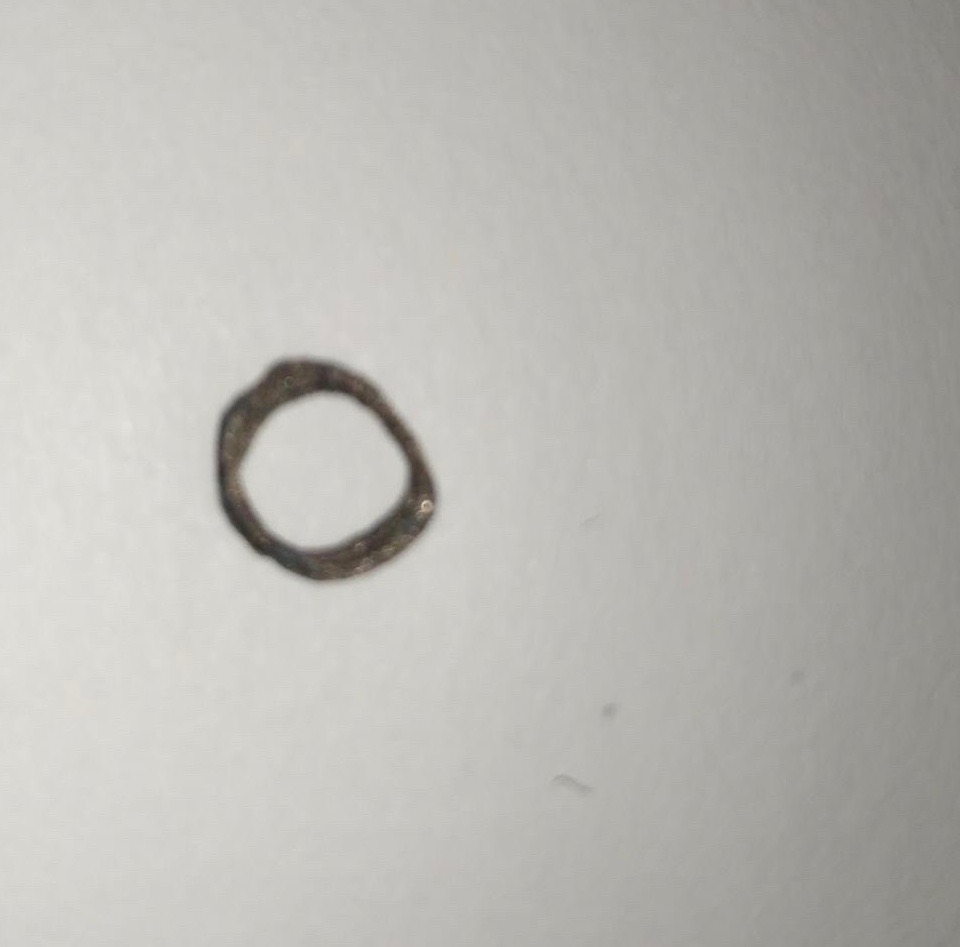
#> input picture digit_0_2.jpg, 960 x 947 px
$ python digit_classifier.py digit_0_2.jpg   (older library calls are emulated)
#> lines starting #> are read from the running program, lines starting #| are printed output that depends on the picture
from PIL import Image as PImage
import PIL.ImageOps
import numpy as np
import sys
import seaborn as sns
import matplotlib.pyplot as plt
import pickle


#This python script attempts to classify hand-written digits in photos. The classification is done using
#a SVM (Support Vector Machine) which was trained on the MNIST database training set and uses a polynomial
#kernel of order 3. An accuracy of ~97% was achieved on the MNIST test set.

#The key for this classifier to work is to pre-process the image of the digit to make it look as similar
#to the MNIST digits. The MNIST digits are contained in a 20x20 pixel grid and the whole image is 28x28 pixels.
#Furthermore, the digits in the MNIST database have their centre of mass in the middle of the image. They have
#also been filtered to remove background and noise, and has also been normalised.

#This script loads a pre-trained SVM model (trained using sklearn for minimum implementation), and focuses on
#the feature engineering. A high-level description of the script is as follows:
    #-Convert image to grayscale, normalise, and separate digit from background
    #-Find the digit and crop it out as a square
    #-Calculate mass centre and move it accordingly to get mass centre in middle of image
    #-Change the resolution and padd with (white) background
    #-Classify the digit

#Current limitations:
    #-Only one digit can be visible in image
    #-Static filtering of background

#Tips for higher accuracy on your own hand-written digits:
    #-Have only one digit visible
    #-Write the digit on a blank paper and avoid other dark things in the same image
    #-Use a dark pen and draw a fat digit (the higher contrast vs. background, the better)
    #-An up-close photo of the digit is a good thing, especially if the camera/image resolution to be
        #processed by this script is low.
    #-Try to avoid out-of focus, since that lowers the contrast and the sharpness of the digit's edges

#USAGE: Due to the rather large ML-model size (~50 MB), the training is done on
#your computer, requiring it to download the MNIST database. If your run the
#setup script, the database will be removed after the setup.
#From terminal, navigate to the folder with setup.sh and run "./setup.sh"
#Once the setup is completed, you can run the classifier as:
#"python3 digit_classifier.py /path/to/file.jpg"

path = sys.argv[1] #Path to image
#path = "/Users/johanneskoch/Downloads/digit_8 2.jpg"


img = PImage.open(path)
#> img is the input picture: PIL image 960x947 RGB; mean R, G, B 186, 184.9, 180.3
img = PIL.ImageOps.invert(img) #Invert image to make it similar to MNIST digits when greyscale
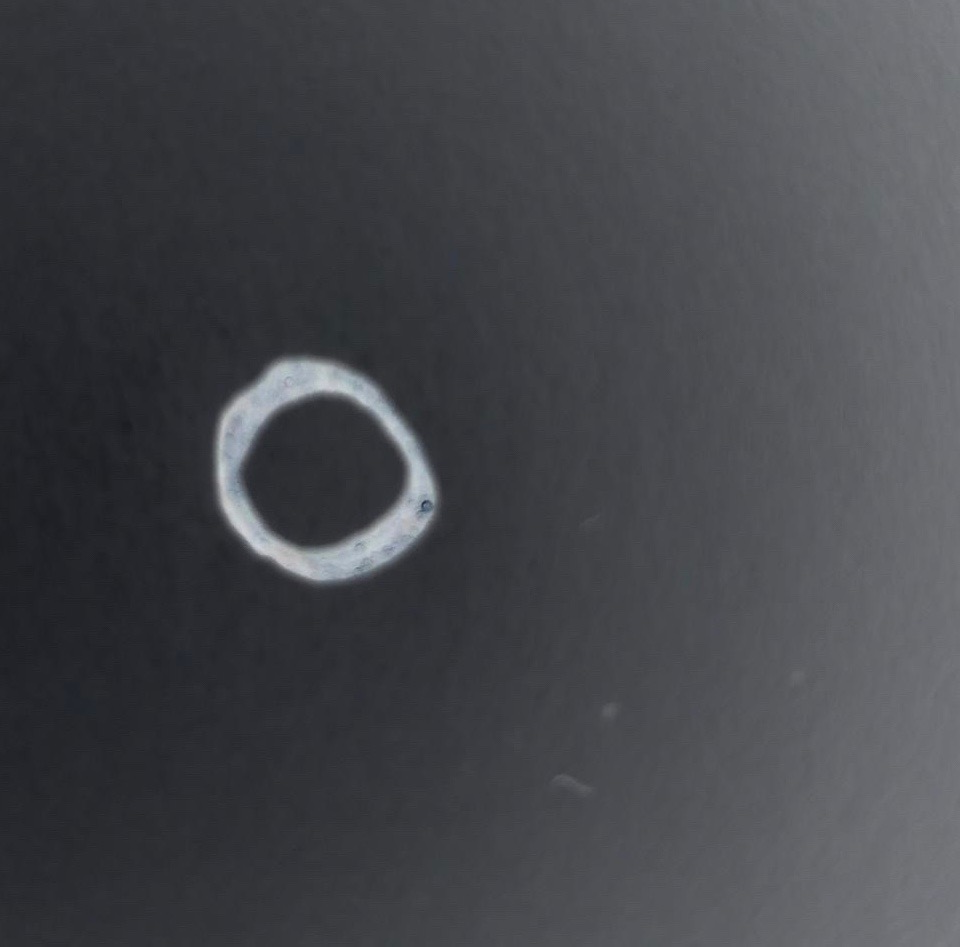
#> img: PIL image 960x947 RGB; mean R, G, B 69, 70.1, 74.7
img = img.convert('LA') #convert to greyscale
#> img: PIL image 960x947 LA
#img = img.rotate(-90) #If image is rotated, might be if taken with iPhone

#img and tmp are similar to eachother, just different data types
#img is Image object, tmp is numpy array
#switching between the datatypes allows easy modification

#Normalise (to be exact: normalising and multiplying with 255), and filter background
tmp = np.asarray(img)[:,:,0] #[:,:,1] contains only values 255
tmp = tmp.reshape([1, img.height*img.width])
max_pixel = np.max(tmp); min_pixel = np.min(tmp)
#> after `max_pixel = np.max(tmp)`: max_pixel = 210
#> after `min_pixel = np.min(tmp)`: min_pixel = 28
tmp = tmp*(255/max_pixel)
for i in range(tmp.size):
    if(tmp[0,i] < 0.6*255): #Static, could perhaps be made dynamic by fitting a Gaussian to the histogram
                            #and do some clever reasoning
        tmp[0,i] = 0

tmp = tmp.reshape([img.height, img.width])
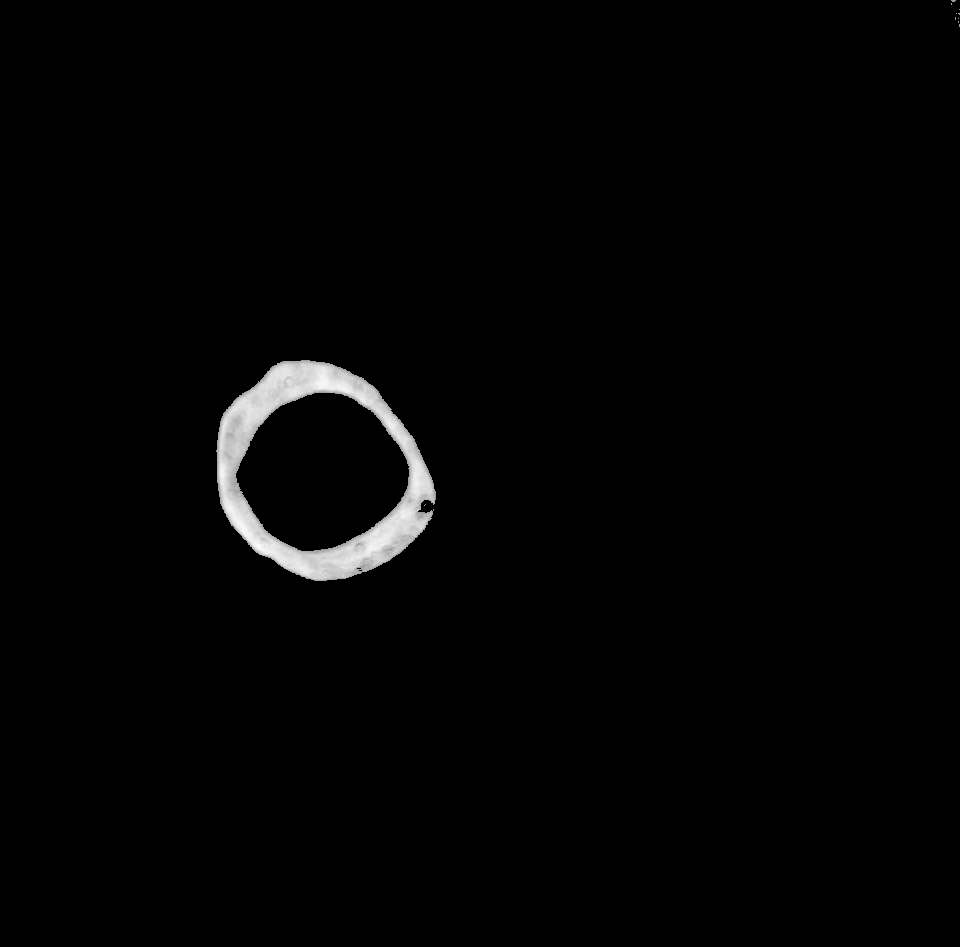
#> tmp: shape (947, 960) float64; min 0, max 255, mean 3.7

#Uncomment below for a visualization of the (hopefully) separated digit
#sns.heatmap(tmp)
#plt.show()

#Time to locate the digit
def find_digit_row(image, idx_range):
    two_in_row = False
    for i in idx_range:
        if(np.sum(tmp[i,:])>1000):  #this depends on the resolution and
                                    #should be made independent
            if(two_in_row): #bad variable name, I know...
                return i
            else:
                two_in_row = True

def find_digit_col(image, idx_range):
    two_in_row = False
    for i in idx_range:
        if(np.sum(tmp[:,i])>1000):  #this depends on the resolution and
                                    #should be made independent
            if(two_in_row):
                return i
            else:
                two_in_row = True


start_row = find_digit_row(tmp, range(tmp.shape[0])) - 1    #ascending i. Subtraction since two_in_row
#> start_row = 360
#> the loop in find_digit_row, `for i in idx_range:` made 368 passes
#> two_in_row on pass 367: True
#> i on passes 1 to 6: 946, 945, 944, 943, 942, 941
                                                            #and want to capture the first row
end_row = find_digit_row(tmp, np.flip(range(tmp.shape[0]), axis=0)) + 1 #descending i
#> end_row = 580
start_col = find_digit_col(tmp, range(tmp.shape[1])) - 1
#> start_col = 217
#> the loop in find_digit_col, `for i in idx_range:` made 526 passes
#> i on passes 1 to 12: 959, 958, 957, 956, 955, 954, 953, 952, 951, 950, 949, 948
end_col = find_digit_col(tmp, np.flip(range(tmp.shape[1]), axis=0)) + 1
#> end_col = 435

#print(start_row, end_row, start_col, end_col)

#print(tmp.shape) #before cropping
tmp = tmp[start_row:end_row+1, start_col:end_col+1]
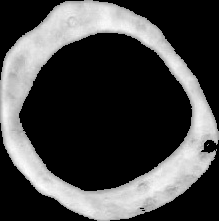
#> tmp: shape (221, 219) float64; min 0, max 255, mean 69.8
#print(tmp.shape) #after cropping

#To make the image square (which we will need in the end), we add empty background
#on both sides (i.e. 2 sides of the square)
padd_one_side = int(np.round(np.abs(tmp.shape[0]-tmp.shape[1])*0.5)) #No. of col/row to add to one side
#> padd_one_side = 1
extra_colrow = int(np.abs(2*(padd_one_side)-(tmp.shape[0]-tmp.shape[1])))   #Might need to add one more
#> extra_colrow = 0
                                                                            #since round

if(tmp.shape[0]>tmp.shape[1]):
    tmp = np.concatenate((np.zeros([tmp.shape[0], padd_one_side + extra_colrow]), tmp, np.zeros([tmp.shape[0], padd_one_side])), axis = 1)
#> tmp: shape (221, 221) float64
if(tmp.shape[0]<tmp.shape[1]):
    tmp = np.concatenate((np.zeros([padd_one_side + extra_colrow, tmp.shape[1]]), tmp, np.zeros([padd_one_side, tmp.shape[1]])), axis = 0)

#print(tmp.shape) #after padding


#Uncomment below for visualisation of the digit
#sns.heatmap(tmp)
#plt.show()

img = PIL.Image.fromarray(tmp) #convert back to Image object for resizing
#> img: PIL image 221x221 F
img = img.resize([20,20], PImage.ANTIALIAS) #convert to 20x20 pixel
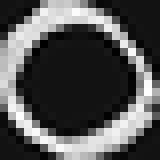
#> img: PIL image 20x20 F (shown 8 times larger); min -20.25, max 254.9, mean 69.8; drawn with min black and max white
tmp = np.asarray(img) #convert back to numpy array

#Time to move the centre of the digit to the centre of the image
#Start by placing the 20x20 image in the upper-left corner of the 28z28 image
tmp_28 = np.zeros([28,28])
tmp_28[0:20,0:20] = tmp
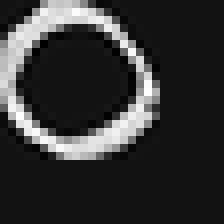
#> tmp_28: shape (28, 28) float64 (shown 8 times larger); min -20.25, max 254.9, mean 35.6; drawn with min black and max white
tmp = tmp_28 #tmp is now a 28x28

#Calculate the mass centre
total_mass = np.sum(np.sum(tmp))
#> total_mass = 27939.4
cdf = 0
for i in range(tmp.shape[0]): #calculate centre along axis 0
    cdf += np.sum(tmp[i,:])
    if(cdf>=0.5*total_mass):
        mass_center_row = i
        break
#> this loop made 11 passes
#> cdf on passes 1 to 11: 1052.1, 2916.7, 5314, 7149.3, 8495.2, 9715, 10802.1, 11760.8, 12575.4, 13332.3, 14140.1
#> after the loop, cdf = 14140.1
cdf = 0
for i in range(tmp.shape[1]): #calculate centre along axis 1
    cdf += np.sum(tmp[:,i])
    if(cdf>=0.5*total_mass):
        mass_center_col = i
        break
#> this loop made 9 passes
#> cdf on passes 1 to 9: 1498.3, 3774, 5828.9, 7458.5, 8852.5, 10204.7, 11526.1, 12776.4, 13982.9
#> after the loop, cdf = 13982.9

#print(mass_center_row, mass_center_col)
diff_row = 13 - mass_center_row
#> diff_row = 3
diff_col = 13 - mass_center_col
#> diff_col = 5

tmp_28 = np.zeros([28,28])
#place the digit at the centre
tmp_28[diff_row:20+diff_row,+diff_col:20+diff_col] = tmp[0:20,0:20]
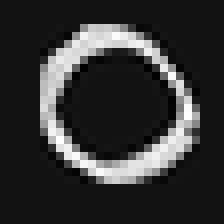
#> tmp_28: shape (28, 28) float64 (shown 8 times larger); min -20.25, max 254.9, mean 35.6; drawn with min black and max white

#Do one more filtering of the background to remove background level caused
#by the antialiasing when reducing image size
tmp_28 = tmp_28.reshape([1, 28*28])
for i in range(tmp_28.size):
    if(tmp_28[0,i] < 100):
        tmp_28[0,i] = 0

tmp_28 = tmp_28.reshape([28, 28])
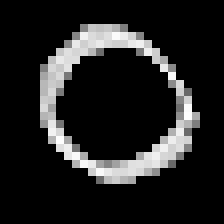
#> tmp_28: shape (28, 28) float64 (shown 8 times larger); min 0, max 254.9, mean 33.9

#Uncomment below for visualisation of digit
#sns.heatmap(tmp_28)
#plt.show()


#Now it is finally time to do the classifying

X_tmp = tmp_28.reshape([1, 784])
#Load pre-trained model, can be changed easily by simply loading another pre-trained model
filename = "svc_model_tmp.sav"
#> (the run stopped early here; a loop or call above may not have finished)
